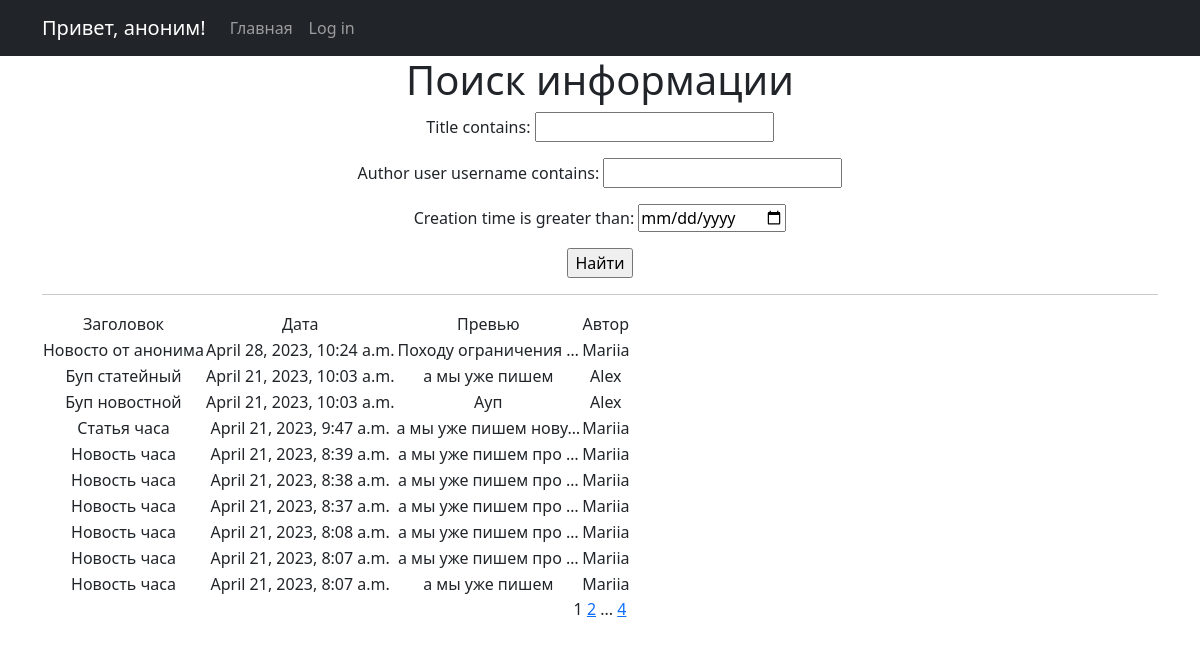
Before: /news/search with the older database file.
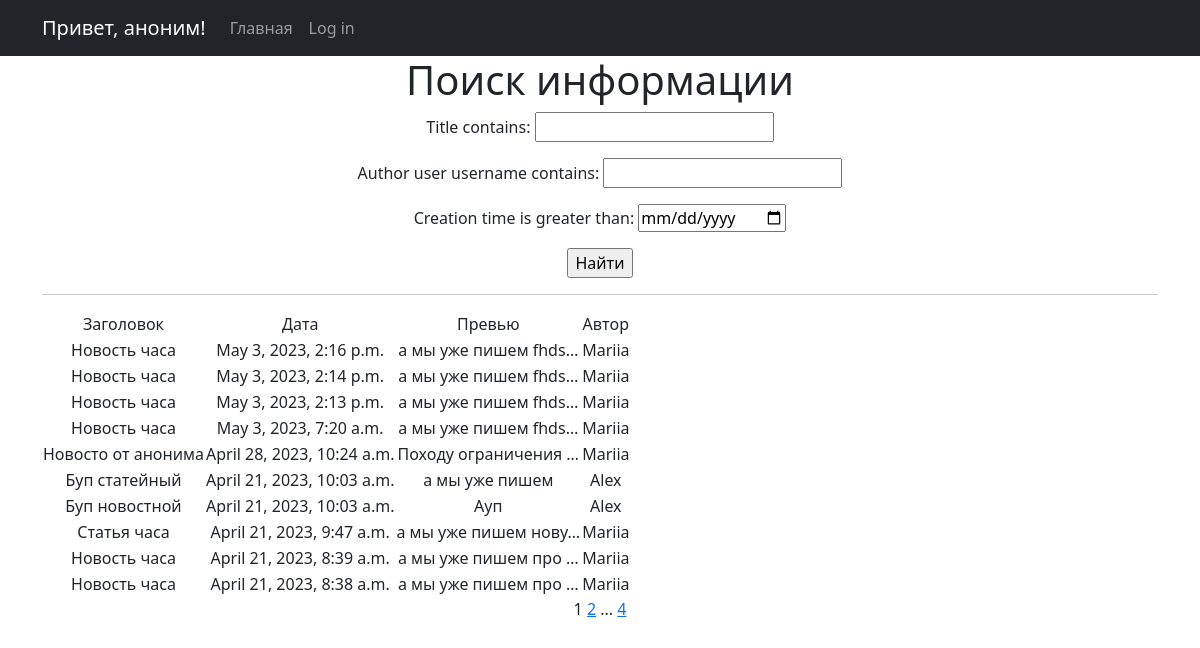
After: the same page with the newer database file.
### News_Portal/models.py (models this page shows, shortened)
class Post(models.Model):
    author = models.ForeignKey(Author, on_delete=models.CASCADE)
    type = models.CharField(max_length=2, choices=TYPES, default="news")
    creation_time = models.DateTimeField(auto_now_add=True)
    category = models.ManyToManyField(Category, through="PostCategory")
    title = models.CharField(max_length=255, default="Новость часа")
    text = models.TextField(default="а мы уже пишем")
    rating = models.FloatField(default=0.0)

class Author(models.Model):
    user = models.OneToOneField(User, on_delete=models.CASCADE)
    rating = models.FloatField(default=0.0)
    def __str__(self):
        return self.user.username

### News_Portal/views.py (the view, shortened to what this page needs)
# urls.py: path("search", Search.as_view(), name="news_search"),
class Search(ListView):
    model = Post
    ordering = "-creation_time"
    template_name = "search.html"
    context_object_name = "news"
    paginate_by = 10
    def get_queryset(self):
        queryset = super().get_queryset()
        self.filterset = PostFilter(self.request.GET, queryset)
        return self.filterset.qs
    def get_context_data(self, **kwargs):
        context = super().get_context_data(**kwargs)
        context["filterset"] = self.filterset
        return context

### News_Portal/templatetags/custom_filters.py (called while the page is built)
@register.filter()
def censor(text):
    if not isinstance(text, str):
        raise ValueError("мы только тексты цензурируем в нашей редакции")
    for bad_word in BANNED_WORDS:
        if bad_word in text:
            censored = bad_word[0] + ("*" * (len(bad_word) - 1))
            text = text.replace(bad_word, censored)
        if bad_word.capitalize() in text:
            censored = bad_word[0].capitalize() + ("*" * (len(bad_word) - 1))
            text = text.replace(bad_word, censored)
    return text

### News_Portal/templates/search.html (shortened to what this page needs)
{% extends 'flatpages/default.html' %}
{% load custom_filters %}
{% block content %}
   <h1>Поиск информации</h1>
   <form action="" method="get">
       {{ filterset.form.as_p }}
       <input type="submit" value="Найти" />
   </form>
   <hr>
   {% if news %}
       <table>
           <tr>
               <td>Заголовок</td>
               <td>Дата</td>
               <td>Превью</td>
               <td>Автор</td>
           </tr>
           {% for post in news %}
           <tr>
               <td>{{ post.title|censor }}</td>
               <td>{{ post.creation_time }}</td>
               <td>{{ post.text|truncatechars:20|censor }}</td>
               <td>{{ post.author|truncatechars:20|censor }}</td>
           </tr>
           {% endfor %}
       </table>
   {% else %}
       <h2>Новостей нет!</h2>
   {% endif %}
   {{ page_obj.number }}
   {% if page_obj.has_next %}
       <a href="?page={{ page_obj.next_page_number }}">{{ page_obj.next_page_number }}</a>
       {% if paginator.num_pages != page_obj.next_page_number %}
           ...
           <a href="?page={{ page_obj.paginator.num_pages }}">{{ page_obj.paginator.num_pages }}</a>
       {% endif %}
   {% endif %}
{% endblock content %}

Changed rows visible on the page:
no longer on this page (row unchanged): Post: title|censor "Новость часа", creation_time "April 21, 2023, 8:37 a.m.", text|censor "а мы уже пишем про …", author|censor "Mariia"
no longer on this page (row unchanged): Post: title|censor "Новость часа", creation_time "April 21, 2023, 8:08 a.m.", text|censor "а мы уже пишем про …", author|censor "Mariia"
no longer on this page (row unchanged): Post: title|censor "Новость часа", creation_time "April 21, 2023, 8:07 a.m.", text|censor "а мы уже пишем про …", author|censor "Mariia"
no longer on this page (row unchanged): Post: title|censor "Новость часа", creation_time "April 21, 2023, 8:07 a.m.", text|censor "а мы уже пишем", author|censor "Mariia"
added Post: title|censor "Новость часа", creation_time "May 3, 2023, 2:16 p.m.", text|censor "а мы уже пишем fhds…", author|censor "Mariia"
added Post: title|censor "Новость часа", creation_time "May 3, 2023, 2:14 p.m.", text|censor "а мы уже пишем fhds…", author|censor "Mariia"
added Post: title|censor "Новость часа", creation_time "May 3, 2023, 2:13 p.m.", text|censor "а мы уже пишем fhds…", author|censor "Mariia"
added Post: title|censor "Новость часа", creation_time "May 3, 2023, 7:20 a.m.", text|censor "а мы уже пишем fhds…", author|censor "Mariia"
